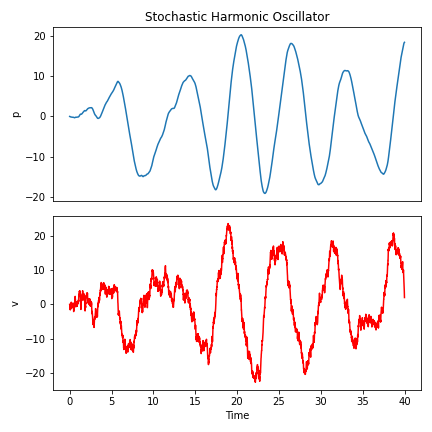

The Python source for this figure:
#!/usr/bin/env python3
# -*- coding: utf-8 -*-
"""
Created on Fri Apr  5 16:06:56 2024

@author: benjaminwhipple
"""

import numpy as np
import matplotlib.pyplot as plt

# Parameters
m = 1.0  # mass
gamma = 0.1  # damping coefficient
k = 1.0  # spring constant
F0 = 0.5  # Amplitude of the deterministic driving force
omega = 1.0  # Frequency of the deterministic driving force
sigma = 5.0  # Standard deviation of the stochastic force

# Simulation parameters
dt = 0.01  # timestep
T = 40  # total time
N = int(T / dt)  # number of timesteps

# Initial conditions
x = 0.0  # initial position
v = 0.0  # initial velocity

# Time vector for plotting
t = np.arange(0, T, dt)


# Stochastic simulation (Euler-Murayama)
x_stoc_arr = np.zeros(N)
v_stoc_arr = np.zeros(N)

noises = []

for i in range(N):
    # Generate stochastic force
    xi = np.random.normal(0, sigma / np.sqrt(dt))
    noises.append(xi)
    
    # Update velocity and position using Euler-Maruyama method
    v = v + (-gamma/m * v - k/m * x + F0/m * np.cos(omega * i * dt) + xi/m) * dt
    x = x + v * dt
    
    # Store position and velocity
    x_stoc_arr[i] = x
    v_stoc_arr[i] = v

# Deterministic

x_det_arr = np.zeros(N)
v_det_arr = np.zeros(N)


for i in range(N):
    
    # Update velocity and position using Euler method
    v = v + (-gamma/m * v - k/m * x + F0/m * np.cos(omega * i * dt)) * dt
    x = x + v * dt
    
    # Store position and velocity
    x_det_arr[i] = x
    v_det_arr[i] = v

# Plotting
# Plot stochastic
plt.figure(figsize=(6, 6))
plt.subplot(2, 1, 1)
plt.plot(t, x_stoc_arr, label='Position, Stochastic')
plt.ylabel('p')
plt.title('Stochastic Harmonic Oscillator')
plt.xticks(ticks=[])

plt.subplot(2, 1, 2)
plt.plot(t, v_stoc_arr, color='red', label='Velocity, Stochastic')
plt.xlabel('Time')
plt.ylabel('v')

plt.tight_layout()
plt.savefig("StochasticHarmonicOscillator.png")

# Plot deterministic
plt.figure(figsize=(6, 6))
plt.subplot(2, 1, 1)
plt.plot(t, x_det_arr, label='Position, Stochastic')
plt.ylabel('p')
plt.title('Harmonic Oscillator')
plt.xticks(ticks=[])

plt.subplot(2, 1, 2)
plt.plot(t, v_det_arr, color='red', label='Velocity, Stochastic')
plt.xlabel('Time')
plt.ylabel('v')

plt.tight_layout()
plt.savefig("DeterministicHarmonicOscillator.png")

# Plot noise
plt.figure(figsize=(6,4))
plt.title("Noise Signal")
plt.plot(t,noises,color='green',alpha=0.5)
plt.xlabel("Time")
plt.ylabel("Noise")
plt.tight_layout()
plt.savefig("Noise.png")